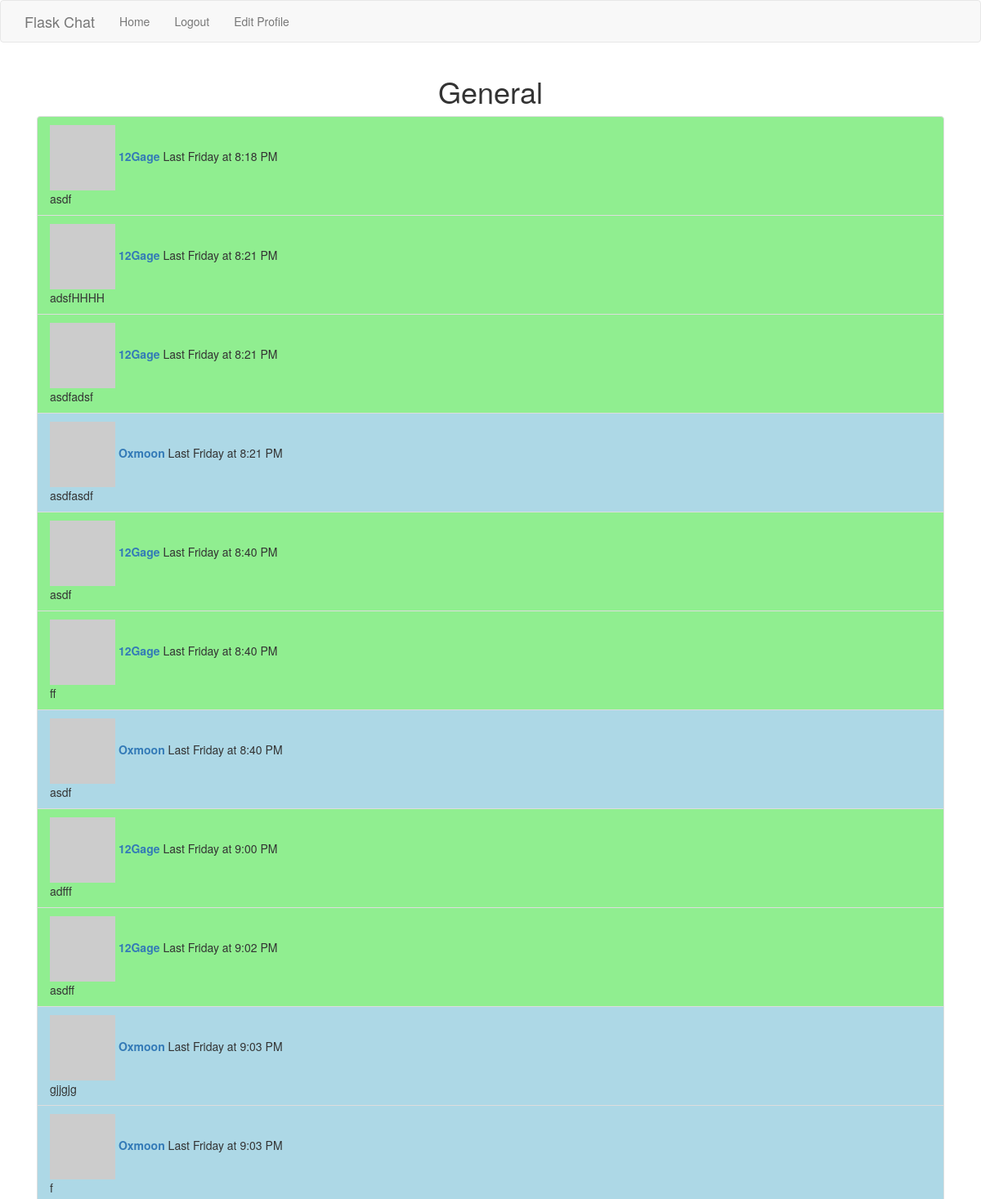
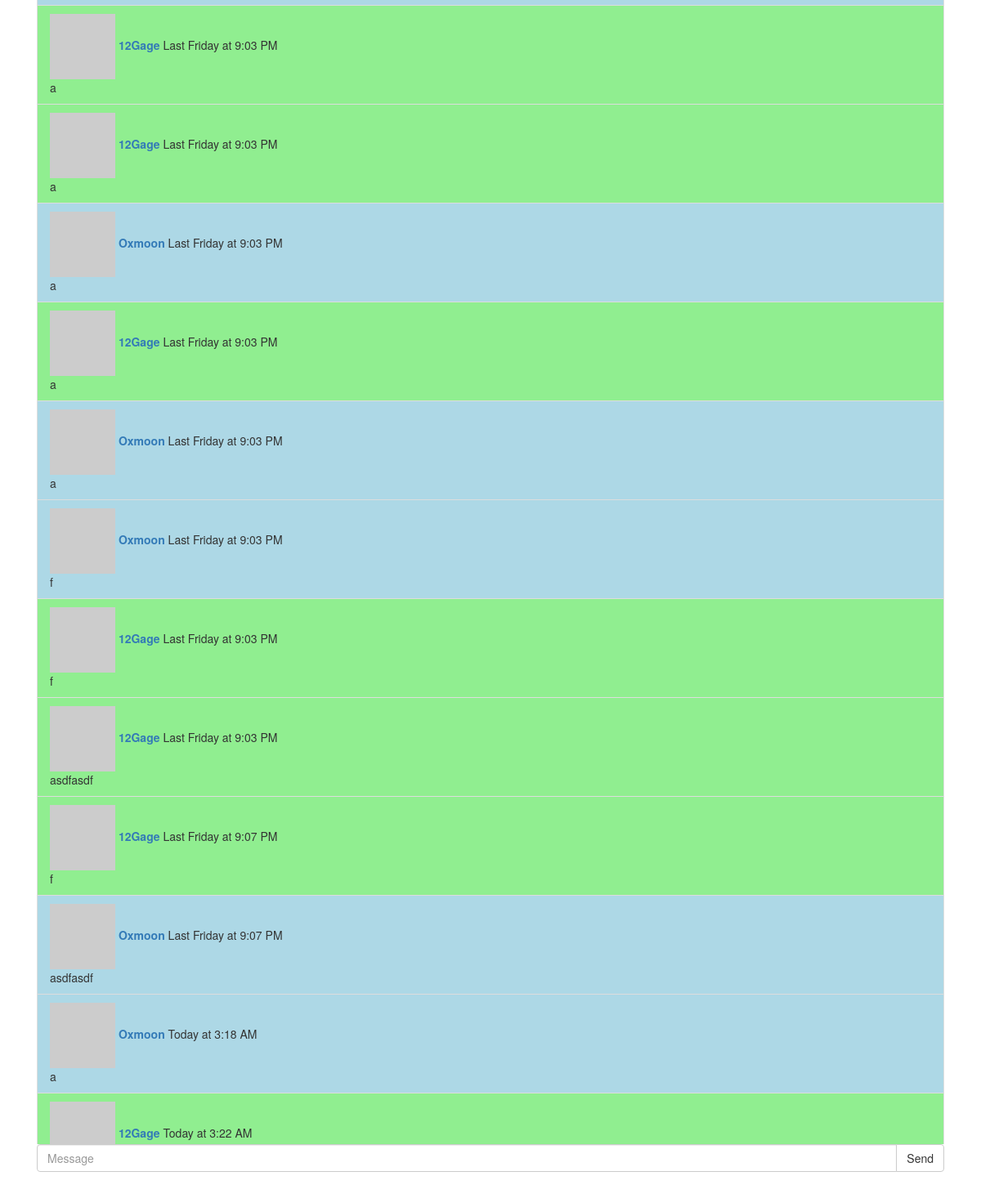
The app's page /chat/room/General (signed in) with its own data (2 pictures, top to bottom).
### app/models.py (models this page shows, shortened)
class Room(db.Model):
    __tablename__ = 'room'
    id = db.Column(db.Integer, primary_key=True)
    name = db.Column(db.String, nullable=False)
    private = db.Column(db.Boolean, nullable=False)
    messages = db.relationship('Message', backref='room', lazy='dynamic')

class Message(db.Model):
    __tablename__ = 'message'
    id = db.Column(db.Integer, primary_key=True)
    msg = db.Column(db.String(1000))
    timestamp = db.Column(db.DateTime, index=True, default=datetime.utcnow)
    username = db.Column(db.String(150))
    avatar = db.Column(db.String(150))
    user_id = db.Column(db.Integer, db.ForeignKey('user.id'))
    room_id = db.Column(db.Integer, db.ForeignKey('room.id'))

### app/chat/routes.py (the view)
@bp.route('/room/<name>', methods=['GET', 'POST'])
@login_required
def room(name):
    room = Room.query.filter_by(name=name).first_or_404()
    avatar_url = current_user.get_avatar(50)
    return render_template('chat/room.html',
                           user=current_user,
                           username=current_user.username,
                           user_id=current_user.id,
                           avatar_url=avatar_url,
                           room=room,
                           roomname=room.name,
                           room_id=room.id,
                           messages=room.messages)

### app/models.py (called while the page is built)
    def get_avatar(self, size):
        digest = md5(self.email.lower().encode('utf-8')).hexdigest()
        return 'https://www.gravatar.com/avatar/{}?d=identicon&s={}'.format(digest, size)

    @login.user_loader
    def load_user(id):
        return User.query.get(int(id))

### app/templates/chat/room.html (shortened to what this page needs)
{% extends "base.html" %}
{% import 'bootstrap/wtf.html' as wtf %}
{% block app_content %}
<div class="h1 p-3" align="center">{{ room.name }}</div>
<div class="container-fluid border border-dark-subtle border-bottom-0 rounded">
    <div id="messages_div">
        <ul id="user_messages_list" class="list-group">
            {% for message in messages %}
            {% if message.user_id == current_user.id %}
            <li class="own_message list-group-item d-flex justify-content-between align-items-start p-2 w-100">
                {% include 'chat/_message.html' %}
            </li>
            {% else %}
            <li class="other_message list-group-item d-flex justify-content-between align-items-start p-2 w-100 bg-light">
                {% include 'chat/_message.html' %}
            </li>
            {% endif %}
            {% endfor %}
        </ul>
    </div>
    <div class="container-fluid no_padding">
        <div class="input-group">
            <input type="text" id="user_message" class="form-control" placeholder="Message">
            <span class="input-group-btn">
                <button class="btn btn-default" id="send_message" type="button">Send</button>
            </span>
        </div>
    </div>
</div>
{% endblock %}
{% block styles %}
{{ super() }}
<link rel="stylesheet" type="text/css" href=" {{ url_for('static', filename='styles/chat.css') }}"/>
{% endblock %}

### app/templates/chat/_message.html
<div class="p-2 w-100">
    <div class="fw-bold d-flex justify-content-between p-2 w-100">
        <img src="{{ message.avatar }}">
        <a href={{ url_for('main.user', username=message.username) }}><strong>{{ message.username }}</strong></a></span>
        <span class="align-items-center">
            <span>{{ moment(message.timestamp).calendar() }}</span>
        </span>
    </div>
    {{ message.msg }}
</div>

### app/static/styles/chat.css (style rules this page uses)
#messages_div { overflow-y: auto; max-height: 60vh; min-height: 60vh; }
#user_messages_list { margin: 0px; padding: 0px; }
.own_message { background-color: #add8e6; }
.other_message { background-color: #90ee90; }
.no_padding { padding: 0px; }

### records on screen
Room: name "General"
Message: username "12Gage", timestamp "Last Friday at 8:18 PM", msg "asdf"
Message: username "12Gage", timestamp "Last Friday at 8:21 PM", msg "adsfHHHH"
Message: username "12Gage", timestamp "Last Friday at 8:21 PM", msg "asdfadsf"
Message: username "Oxmoon", timestamp "Last Friday at 8:21 PM", msg "asdfasdf"
Message: username "12Gage", timestamp "Last Friday at 8:40 PM", msg "asdf"
Message: username "12Gage", timestamp "Last Friday at 8:40 PM", msg "ff"
Message: username "Oxmoon", timestamp "Last Friday at 8:40 PM", msg "asdf"
Message: username "12Gage", timestamp "Last Friday at 9:00 PM", msg "adfff"
Message: username "12Gage", timestamp "Last Friday at 9:02 PM", msg "asdff"
Message: username "Oxmoon", timestamp "Last Friday at 9:03 PM", msg "gjjgjg"
Message: username "Oxmoon", timestamp "Last Friday at 9:03 PM", msg "f"
Message: username "12Gage", timestamp "Last Friday at 9:03 PM", msg "a"
Message: username "12Gage", timestamp "Last Friday at 9:03 PM", msg "a"
Message: username "Oxmoon", timestamp "Last Friday at 9:03 PM", msg "a"
Message: username "12Gage", timestamp "Last Friday at 9:03 PM", msg "a"
Message: username "Oxmoon", timestamp "Last Friday at 9:03 PM", msg "a"
Message: username "Oxmoon", timestamp "Last Friday at 9:03 PM", msg "f"
Message: username "12Gage", timestamp "Last Friday at 9:03 PM", msg "f"
Message: username "12Gage", timestamp "Last Friday at 9:03 PM", msg "asdfasdf"
Message: username "12Gage", timestamp "Last Friday at 9:07 PM", msg "f"
Message: username "Oxmoon", timestamp "Last Friday at 9:07 PM", msg "asdfasdf"
Message: username "Oxmoon", timestamp "Today at 3:18 AM", msg "a"
Message: username "12Gage", timestamp "Today at 3:22 AM"
